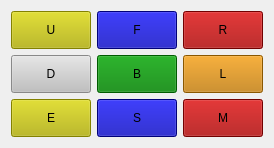
  <widget class="QWidget" name="gridLayoutWidget_5">
   <property name="geometry">
    <rect>
     <x>1060</x>
     <y>690</y>
     <width>151</width>
     <height>104</height>
    </rect>
   </property>
   <layout class="QGridLayout" name="Choose_rotation">
    <item row="0" column="0">
     <widget class="QPushButton" name="u">
      <property name="cursor">
       <cursorShape>ArrowCursor</cursorShape>
      </property>
      <property name="mouseTracking">
       <bool>false</bool>
      </property>
      <property name="styleSheet">
       <string notr="true">QPushButton{
  background-color: rgb(183, 180, 0);
  width: 45px;
  height: 30px;
}

QPushButton:hover {
  background-color: gray;
}

QPushButton:pressed {
  background-color: yellow;
}</string>
      </property>
      <property name="text">
       <string>U</string>
      </property>
     </widget>
    </item>
    <item row="1" column="1">
     <widget class="QPushButton" name="b">
      <property name="styleSheet">
       <string notr="true">QPushButton{
  background-color: green;
  width: 45px;
  height: 30px;
}

QPushButton:hover {
  background-color: gray;
}

QPushButton:pressed {
  background-color: rgb(0, 160, 0);
}</string>
      </property>
      <property name="text">
       <string>B</string>
      </property>
     </widget>
    </item>
    <item row="1" column="0">
     <widget class="QPushButton" name="d">
      <property name="styleSheet">
       <string notr="true">QPushButton{
  background-color: silver;
  width: 45px;
  height: 30px;
}

QPushButton:hover {
  background-color: gray;

}

QPushButton:pressed {
  background-color: white;
}</string>
      </property>
      <property name="text">
       <string>D</string>
      </property>
     </widget>
    </item>
    <item row="2" column="1">
     <widget class="QPushButton" name="s">
      <property name="styleSheet">
       <string notr="true">QPushButton{
  background-color: rgb(0, 0, 170);
  width: 45px;
  height: 30px;
}

QPushButton:hover {
  background-color: gray;
}

QPushButton:pressed {
  background-color: blue;
}</string>
      </property>
      <property name="text">
       <string>S</string>
      </property>
     </widget>
    </item>
    <item row="0" column="1">
     <widget class="QPushButton" name="f">
      <property name="styleSheet">
       <string notr="true">QPushButton{
  background-color: rgb(0, 0, 170);
  width: 45px;
  height: 30px;
}

QPushButton:hover {
  background-color: gray;
}

QPushButton:pressed {
  background-color: blue;
}</string>
      </property>
      <property name="text">
       <string>F</string>
      </property>
     </widget>
    </item>
    <item row="2" column="0">
     <widget class="QPushButton" name="e">
      <property name="styleSheet">
       <string notr="true">QPushButton{
  background-color: rgb(183, 180, 0);
  width: 45px;
  height: 30px;
}

QPushButton:hover {
  background-color: gray;
}

QPushButton:pressed {
  background-color: yellow;
}</string>
      </property>
      <property name="text">
       <string>E</string>
      </property>
     </widget>
    </item>
    <item row="0" column="2">
     <widget class="QPushButton" name="r">
      <property name="enabled">
       <bool>true</bool>
      </property>
      <property name="styleSheet">
       <string notr="true">QPushButton{
  background-color: rgb(160, 0, 0);
  width: 45px;
  height: 30px;
}

QPushButton:hover {
  background-color: gray;
}

QPushButton:pressed {
  background-color: red;
}</string>
      </property>
      <property name="text">
       <string>R</string>
      </property>
     </widget>
    </item>
    <item row="1" column="2">
     <widget class="QPushButton" name="l">
      <property name="styleSheet">
       <string notr="true">QPushButton{
  background-color: rgb(193, 122, 0);
  width: 45px;
  height: 30px;
}

QPushButton:hover {
  background-color: gray;
}

QPushButton:pressed {
  background-color: orange;
}</string>
      </property>
      <property name="text">
       <string>L</string>
      </property>
     </widget>
    </item>
    <item row="2" column="2">
     <widget class="QPushButton" name="m">
      <property name="styleSheet">
       <string notr="true">QPushButton{
  background-color: rgb(160, 0, 0);
  width: 45px;
  height: 30px;
}

QPushButton:hover {
  background-color: gray;
}

QPushButton:pressed {
  background-color: red;
}</string>
      </property>
      <property name="text">
       <string>M</string>
      </property>
     </widget>
    </item>
   </layout>
  </widget>
